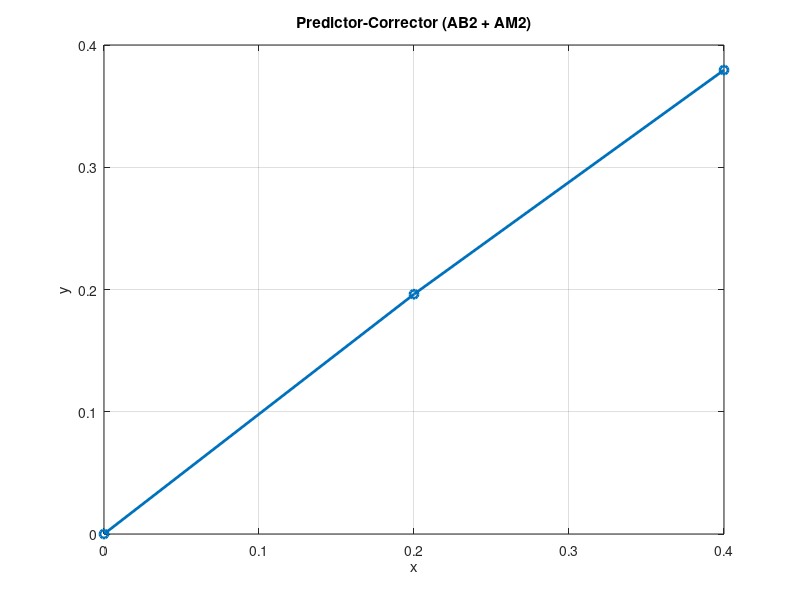

MATLAB code to generate this figure:
clc; clear; close all;

f = @(x, y) 1 / (1 + x^2);

x0 = 0; y0 = 0; h = 0.2; N = 2;

x = zeros(1, N+1);
y = zeros(1, N+1);
x(1) = x0; y(1) = y0;

% Heun başlatıcı
f0 = f(x(1), y(1));
y_pred = y(1) + h * f0;
f1 = f(x(1) + h, y_pred);
y(2) = y(1) + (h/2) * (f0 + f1);
x(2) = x(1) + h;

% Predictor–Corrector
for n = 2:N
    x(n+1) = x(n) + h;
    
    fn1 = f(x(n-1), y(n-1));
    fn  = f(x(n), y(n));
    
    % Predictor (AB2)
    y_pred = y(n) + (h/2) * (3*fn - fn1);
    
    % Corrector (AM2)
    f_np1 = f(x(n+1), y_pred);
    y(n+1) = y(n) + (h/12) * (5*f_np1 + 8*fn - fn1);
end

fprintf("Adım\t x_n\t\t y_n (PC)\n");
for n = 1:N+1
    fprintf("%d\t %.1f\t\t %.6f\n", n-1, x(n), y(n));
end

% Grafik
figure;
plot(x, y, '-o', 'LineWidth', 2);
title('Predictor-Corrector (AB2 + AM2)');
xlabel('x'); ylabel('y');
grid on;
